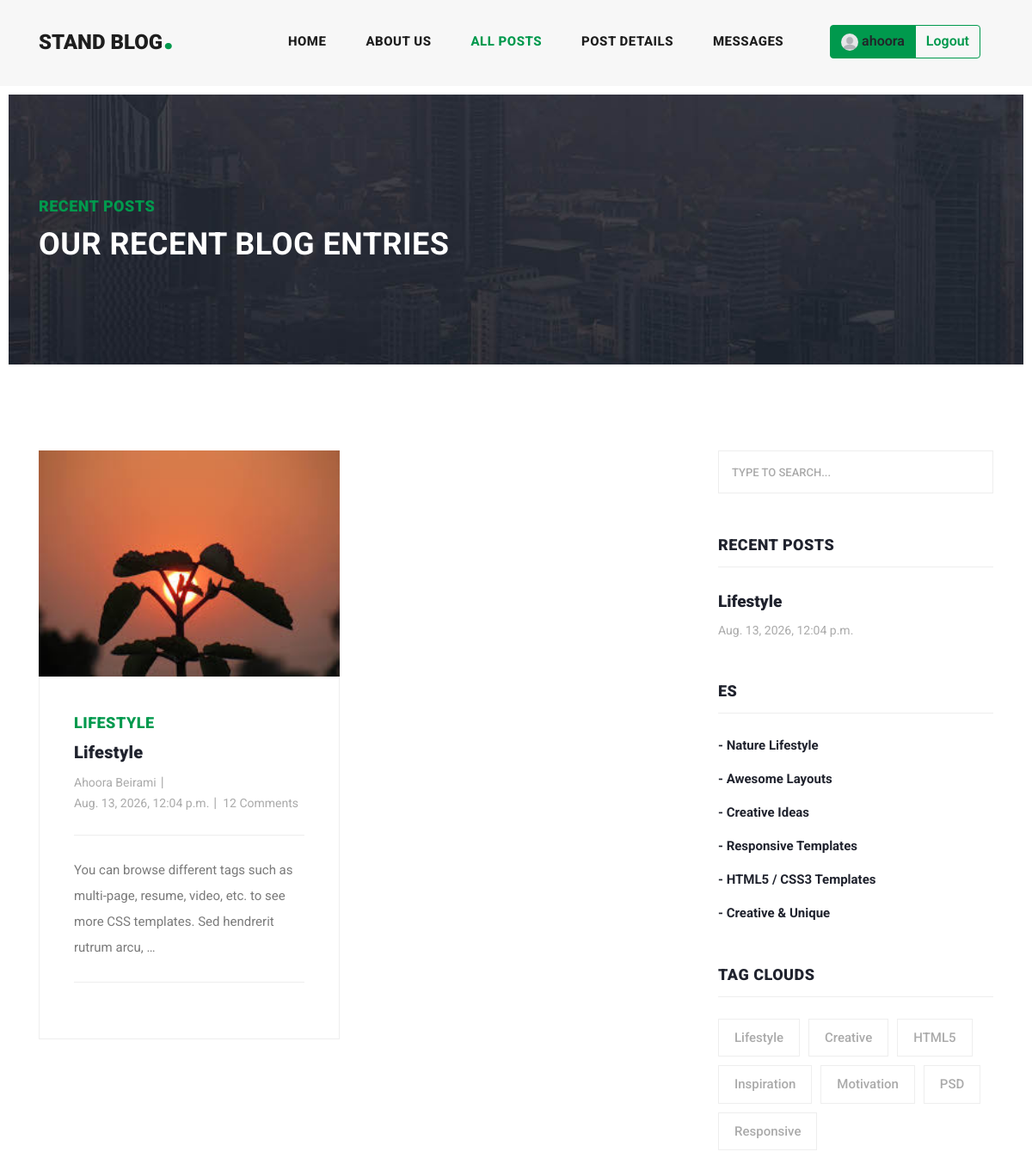
Page /blog/posts (signed in, upper part) on the earlier database version.
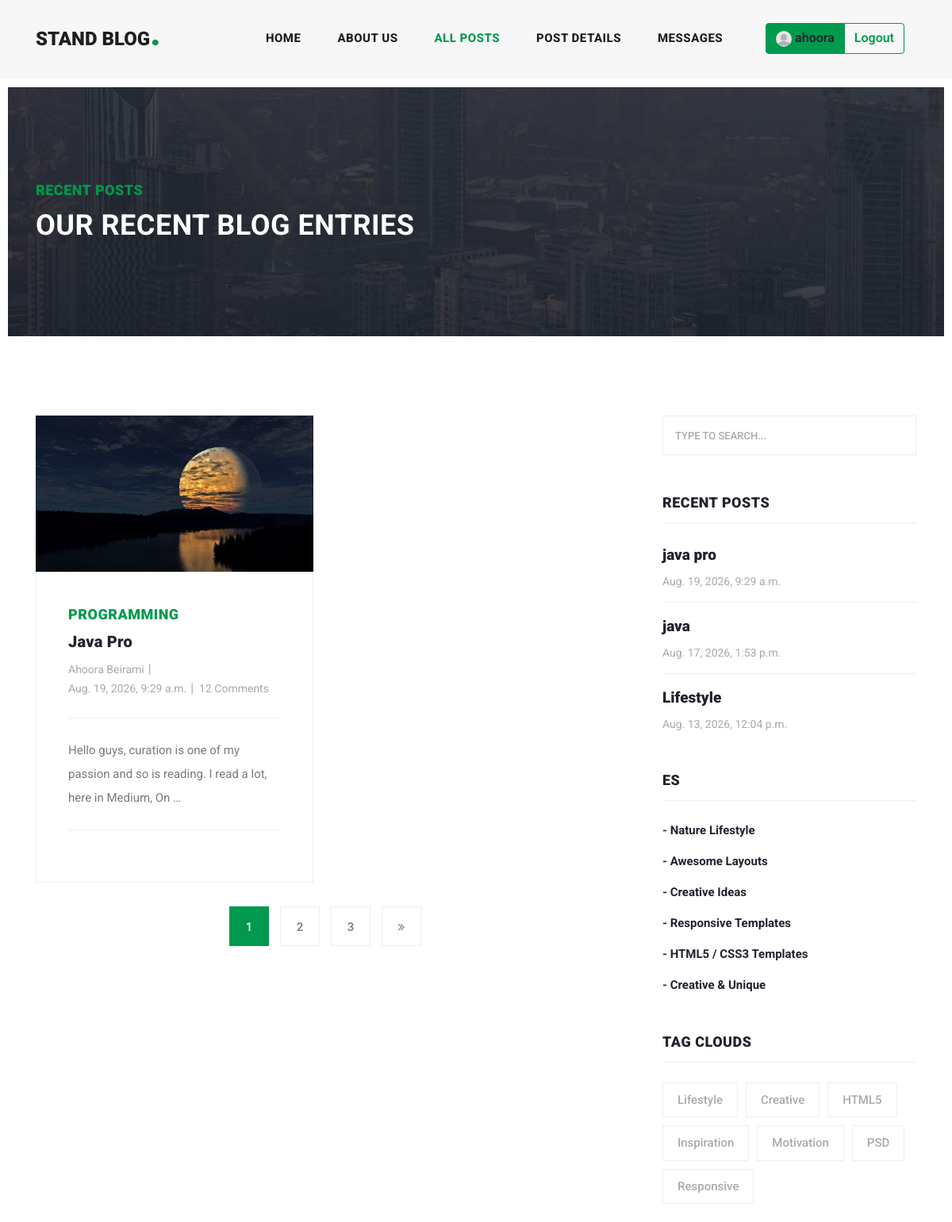
Same page on the later database version.
### blog/models.py (models this page shows, shortened)
class Post(models.Model):
    title = models.CharField(max_length=100)
    category = models.ManyToManyField(Category, related_name='posts')
    content = models.TextField()
    date = models.DateTimeField(auto_now_add=True)
    author = models.ForeignKey(User, on_delete=models.CASCADE)
    image = models.ImageField(upload_to="images/article")
    updated = models.DateTimeField(auto_now=True)
    pub_date = models.DateTimeField(default=timezone.now)
    slug = models.SlugField(null=True, max_length=100, unique=True)
    def get_absolute_url(self):
        return reverse("blog:post_detail", kwargs={"slug": self.slug})
    class Meta:
        ordering = ['-pub_date', '-date']

class Category(models.Model):
    name = models.CharField(max_length=100)
    def __str__(self):
        return self.name

### blog/views.py (the view)
# urls.py: path('posts', views.posts_list, name='posts_list'),
def posts_list(request):
    posts = Post.objects.all()
    page_number = request.GET.get('page')
    paginator = Paginator(posts, 1)
    objects_list = paginator.get_page(page_number)
    recent_posts = Post.objects.all().order_by('-date')[:3]
    categories = Category.objects.all()
    context = {
        "posts": objects_list,
        "recent_posts": recent_posts,
        "categories": categories,
    }
    return render(request, "blog/posts_list.html", context)

### blog/templates/blog/posts_list.html (shortened to what the changed rows need)
{% extends 'base.html' %}
{% load static %}
{% block content %}
    <div class="heading-page header-text">
        <section class="page-heading">
            <div class="container">
                <div class="row">
                    <div class="col-lg-12">
                        <div class="text-content">
                            <h2>Our Recent Blog Entries</h2>
                        </div>
                    </div>
                </div>
            </div>
        </section>
    </div>
    <section class="blog-posts grid-system">
        <div class="container">
            <div class="row">
                <div class="col-lg-8">
                    <div class="all-blog-posts">
                        <div class="row">
                            {% for post in posts %}
                                <div class="col-lg-6">
                                    <div class="blog-post">
                                        <div class="blog-thumb">
                                            <img src="{{ post.image.url }}" alt="">
                                        </div>
                                        <div class="down-content">
                                            <span>{{ post.category.all.first }}</span>
                                            <a href="{% url 'blog:post_detail' slug=post.slug %}">
                                                <h4>{{ post.title }}</h4></a>
                                            <ul class="post-info">
                                                <li><a href="#">{{ post.author.get_full_name }}</a></li>
                                                <li><a href="#">{{ post.date }}</a></li>
                                                <li><a href="#">12 Comments</a></li>
                                            </ul>
                                            <p>{{ post.content|truncatewords:20 }}</p>
                                        </div>
                                    </div>
                                </div>
                            {% endfor %}
                            {% if posts.has_other_pages %}
                                <div class="col-lg-12">
                                    <ul class="page-numbers">
                                        {% for i in posts.paginator.page_range %}
                                            <li class="{% if posts.number == i %}active{% endif %}">
                                                <a href="?q={{ query }}&page={{ i }}">
                                                    {{ i }}
                                                </a>
                                            </li>
                                        {% endfor %}
                                        {% if posts.has_next %}
                                            <li>
                                                <a href="?q={{ query }}&page={{ posts.next_page_number }}">
                                                    <i class="fa fa-angle-double-right"></i>
                                                </a>
                                            </li>
                                        {% endif %}
                                    </ul>
                                </div>
                            {% endif %}
                        </div>
                    </div>
                </div>
                <div class="col-lg-4">
                    <div class="sidebar">
                        <div class="row">
                            <div class="col-lg-12">
                                <div class="sidebar-item recent-posts">
                                    <div class="sidebar-heading">
                                        <h2>Recent Posts</h2>
                                    </div>
                                    <div class="content">
                                        <ul>
                                            {% for post in recent_posts %}
                                                <li>
                                                    <a href="{{ post.get_absolute_url }}">
                                                        <h5>{{ post.title }}</h5>
                                                        <span>{{ post.date }}</span>
                                                    </a>
                                                </li>
                                            {% endfor %}
                                        </ul>
                                    </div>
                                </div>
                            </div>
                            <div class="col-lg-12">
                                <div class="sidebar-item categories">
                                    <div class="sidebar-heading">
                                        <h2>es</h2>
                                    </div>
                                </div>
                            </div>
                            <div class="col-lg-12">
                                <div class="sidebar-item tags">
                                    <div class="sidebar-heading">
                                        <h2>Tag Clouds</h2>
                                    </div>
                                </div>
                            </div>
                        </div>
                    </div>
                </div>
            </div>
        </div>
    </section>
{% endblock %}

Differences in the rows shown:
no longer on one of the page's lists (row unchanged): Post: category.all.first "LIFESTYLE", title "Lifestyle", author.get_full_name "Ahoora Beirami", date "Aug. 13, 2026, 12:04 p.m.", content "You can browse different tags such as multi-page, resume, video, etc. to see more CSS templates. Sed hendrerit rutrum arcu, …"
added Post: image (picture), category.all.first "PROGRAMMING", title "Java Pro", author.get_full_name "Ahoora Beirami", date "Aug. 19, 2026, 9:29 a.m.", content "Hello guys, curation is one of my passion and so is reading. I read a lot, here in Medium, On …", title "java pro"
added Post: title "java", date "Aug. 17, 2026, 1:53 p.m.", shown under "RECENT POSTS"
Other differences:
new list line: "1"
new list line: "2"
new list line: "3"
